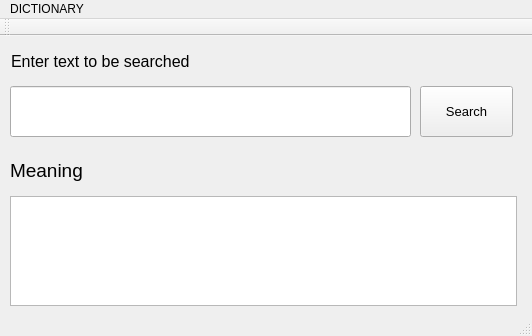
<?xml version="1.0" encoding="UTF-8"?>
<ui version="4.0">
 <class>Dictionary</class>
 <widget class="QMainWindow" name="Dictionary">
  <property name="geometry">
   <rect>
    <x>0</x>
    <y>0</y>
    <width>532</width>
    <height>336</height>
   </rect>
  </property>
  <property name="windowTitle">
   <string>Dictionary</string>
  </property>
  <widget class="QWidget" name="centralWidget">
   <widget class="QLabel" name="label_2">
    <property name="geometry">
     <rect>
      <x>11</x>
      <y>11</y>
      <width>257</width>
      <height>28</height>
     </rect>
    </property>
    <property name="font">
     <font>
      <pointsize>12</pointsize>
     </font>
    </property>
    <property name="text">
     <string>Enter text to be searched</string>
    </property>
   </widget>
   <widget class="QPushButton" name="pushButton">
    <property name="geometry">
     <rect>
      <x>420</x>
      <y>50</y>
      <width>93</width>
      <height>51</height>
     </rect>
    </property>
    <property name="sizePolicy">
     <sizepolicy hsizetype="Preferred" vsizetype="Preferred">
      <horstretch>0</horstretch>
      <verstretch>0</verstretch>
     </sizepolicy>
    </property>
    <property name="font">
     <font>
      <pointsize>10</pointsize>
     </font>
    </property>
    <property name="text">
     <string>Search</string>
    </property>
    <property name="autoDefault">
     <bool>false</bool>
    </property>
   </widget>
   <widget class="QLabel" name="label">
    <property name="geometry">
     <rect>
      <x>10</x>
      <y>120</y>
      <width>93</width>
      <height>28</height>
     </rect>
    </property>
    <property name="sizePolicy">
     <sizepolicy hsizetype="Expanding" vsizetype="Preferred">
      <horstretch>0</horstretch>
      <verstretch>0</verstretch>
     </sizepolicy>
    </property>
    <property name="font">
     <font>
      <pointsize>14</pointsize>
     </font>
    </property>
    <property name="text">
     <string>Meaning </string>
    </property>
   </widget>
   <widget class="QPlainTextEdit" name="Output">
    <property name="geometry">
     <rect>
      <x>10</x>
      <y>160</y>
      <width>507</width>
      <height>110</height>
     </rect>
    </property>
    <property name="font">
     <font>
      <pointsize>14</pointsize>
     </font>
    </property>
    <property name="readOnly">
     <bool>true</bool>
    </property>
   </widget>
   <widget class="QLineEdit" name="Input">
    <property name="geometry">
     <rect>
      <x>10</x>
      <y>50</y>
      <width>401</width>
      <height>51</height>
     </rect>
    </property>
    <property name="font">
     <font>
      <pointsize>14</pointsize>
     </font>
    </property>
   </widget>
  </widget>
  <widget class="QMenuBar" name="menuBar">
   <property name="geometry">
    <rect>
     <x>0</x>
     <y>0</y>
     <width>532</width>
     <height>26</height>
    </rect>
   </property>
   <widget class="QMenu" name="menuDICTIONARY">
    <property name="title">
     <string>DICTIONARY</string>
    </property>
   </widget>
   <addaction name="menuDICTIONARY"/>
  </widget>
  <widget class="QToolBar" name="mainToolBar">
   <attribute name="toolBarArea">
    <enum>TopToolBarArea</enum>
   </attribute>
   <attribute name="toolBarBreak">
    <bool>false</bool>
   </attribute>
  </widget>
  <widget class="QStatusBar" name="statusBar"/>
 </widget>
 <layoutdefault spacing="6" margin="11"/>
 <resources/>
 <connections/>
</ui>
